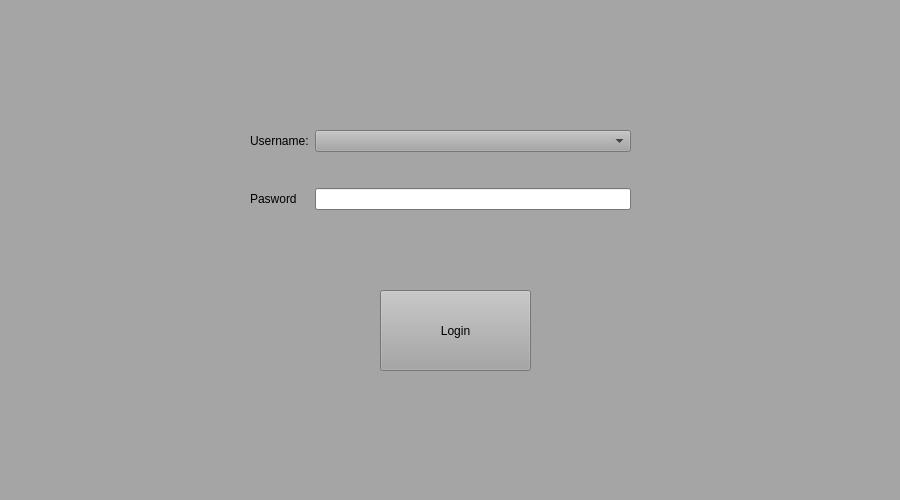
<?xml version="1.0" encoding="UTF-8"?>
<ui version="4.0">
 <class>Login</class>
 <widget class="QWidget" name="Login">
  <property name="windowModality">
   <enum>Qt::NonModal</enum>
  </property>
  <property name="geometry">
   <rect>
    <x>0</x>
    <y>0</y>
    <width>900</width>
    <height>500</height>
   </rect>
  </property>
  <property name="palette">
   <palette>
    <active>
     <colorrole role="WindowText">
      <brush brushstyle="SolidPattern">
       <color alpha="255">
        <red>0</red>
        <green>0</green>
        <blue>0</blue>
       </color>
      </brush>
     </colorrole>
     <colorrole role="Button">
      <brush brushstyle="SolidPattern">
       <color alpha="255">
        <red>165</red>
        <green>165</green>
        <blue>165</blue>
       </color>
      </brush>
     </colorrole>
     <colorrole role="Light">
      <brush brushstyle="SolidPattern">
       <color alpha="255">
        <red>248</red>
        <green>248</green>
        <blue>248</blue>
       </color>
      </brush>
     </colorrole>
     <colorrole role="Midlight">
      <brush brushstyle="SolidPattern">
       <color alpha="255">
        <red>206</red>
        <green>206</green>
        <blue>206</blue>
       </color>
      </brush>
     </colorrole>
     <colorrole role="Dark">
      <brush brushstyle="SolidPattern">
       <color alpha="255">
        <red>82</red>
        <green>82</green>
        <blue>82</blue>
       </color>
      </brush>
     </colorrole>
     <colorrole role="Mid">
      <brush brushstyle="SolidPattern">
       <color alpha="255">
        <red>110</red>
        <green>110</green>
        <blue>110</blue>
       </color>
      </brush>
     </colorrole>
     <colorrole role="Text">
      <brush brushstyle="SolidPattern">
       <color alpha="255">
        <red>0</red>
        <green>0</green>
        <blue>0</blue>
       </color>
      </brush>
     </colorrole>
     <colorrole role="BrightText">
      <brush brushstyle="SolidPattern">
       <color alpha="255">
        <red>255</red>
        <green>255</green>
        <blue>255</blue>
       </color>
      </brush>
     </colorrole>
     <colorrole role="ButtonText">
      <brush brushstyle="SolidPattern">
       <color alpha="255">
        <red>0</red>
        <green>0</green>
        <blue>0</blue>
       </color>
      </brush>
     </colorrole>
     <colorrole role="Base">
      <brush brushstyle="SolidPattern">
       <color alpha="255">
        <red>255</red>
        <green>255</green>
        <blue>255</blue>
       </color>
      </brush>
     </colorrole>
     <colorrole role="Window">
      <brush brushstyle="SolidPattern">
       <color alpha="255">
        <red>165</red>
        <green>165</green>
        <blue>165</blue>
       </color>
      </brush>
     </colorrole>
     <colorrole role="Shadow">
      <brush brushstyle="SolidPattern">
       <color alpha="255">
        <red>0</red>
        <green>0</green>
        <blue>0</blue>
       </color>
      </brush>
     </colorrole>
     <colorrole role="AlternateBase">
      <brush brushstyle="SolidPattern">
       <color alpha="255">
        <red>210</red>
        <green>210</green>
        <blue>210</blue>
       </color>
      </brush>
     </colorrole>
     <colorrole role="ToolTipBase">
      <brush brushstyle="SolidPattern">
       <color alpha="255">
        <red>255</red>
        <green>255</green>
        <blue>220</blue>
       </color>
      </brush>
     </colorrole>
     <colorrole role="ToolTipText">
      <brush brushstyle="SolidPattern">
       <color alpha="255">
        <red>0</red>
        <green>0</green>
        <blue>0</blue>
       </color>
      </brush>
     </colorrole>
    </active>
    <inactive>
     <colorrole role="WindowText">
      <brush brushstyle="SolidPattern">
       <color alpha="255">
        <red>0</red>
        <green>0</green>
        <blue>0</blue>
       </color>
      </brush>
     </colorrole>
     <colorrole role="Button">
      <brush brushstyle="SolidPattern">
       <color alpha="255">
        <red>165</red>
        <green>165</green>
        <blue>165</blue>
       </color>
      </brush>
     </colorrole>
     <colorrole role="Light">
      <brush brushstyle="SolidPattern">
       <color alpha="255">
        <red>248</red>
        <green>248</green>
        <blue>248</blue>
       </color>
      </brush>
     </colorrole>
     <colorrole role="Midlight">
      <brush brushstyle="SolidPattern">
       <color alpha="255">
        <red>206</red>
        <green>206</green>
        <blue>206</blue>
       </color>
      </brush>
     </colorrole>
     <colorrole role="Dark">
      <brush brushstyle="SolidPattern">
       <color alpha="255">
        <red>82</red>
        <green>82</green>
        <blue>82</blue>
       </color>
      </brush>
     </colorrole>
     <colorrole role="Mid">
      <brush brushstyle="SolidPattern">
       <color alpha="255">
        <red>110</red>
        <green>110</green>
        <blue>110</blue>
       </color>
      </brush>
     </colorrole>
     <colorrole role="Text">
      <brush brushstyle="SolidPattern">
       <color alpha="255">
        <red>0</red>
        <green>0</green>
        <blue>0</blue>
       </color>
      </brush>
     </colorrole>
     <colorrole role="BrightText">
      <brush brushstyle="SolidPattern">
       <color alpha="255">
        <red>255</red>
        <green>255</green>
        <blue>255</blue>
       </color>
      </brush>
     </colorrole>
     <colorrole role="ButtonText">
      <brush brushstyle="SolidPattern">
       <color alpha="255">
        <red>0</red>
        <green>0</green>
        <blue>0</blue>
       </color>
      </brush>
     </colorrole>
     <colorrole role="Base">
      <brush brushstyle="SolidPattern">
       <color alpha="255">
        <red>255</red>
        <green>255</green>
        <blue>255</blue>
       </color>
      </brush>
     </colorrole>
     <colorrole role="Window">
      <brush brushstyle="SolidPattern">
       <color alpha="255">
        <red>165</red>
        <green>165</green>
        <blue>165</blue>
       </color>
      </brush>
     </colorrole>
     <colorrole role="Shadow">
      <brush brushstyle="SolidPattern">
       <color alpha="255">
        <red>0</red>
        <green>0</green>
        <blue>0</blue>
       </color>
      </brush>
     </colorrole>
     <colorrole role="AlternateBase">
      <brush brushstyle="SolidPattern">
       <color alpha="255">
        <red>210</red>
        <green>210</green>
        <blue>210</blue>
       </color>
      </brush>
     </colorrole>
     <colorrole role="ToolTipBase">
      <brush brushstyle="SolidPattern">
       <color alpha="255">
        <red>255</red>
        <green>255</green>
        <blue>220</blue>
       </color>
      </brush>
     </colorrole>
     <colorrole role="ToolTipText">
      <brush brushstyle="SolidPattern">
       <color alpha="255">
        <red>0</red>
        <green>0</green>
        <blue>0</blue>
       </color>
      </brush>
     </colorrole>
    </inactive>
    <disabled>
     <colorrole role="WindowText">
      <brush brushstyle="SolidPattern">
       <color alpha="255">
        <red>82</red>
        <green>82</green>
        <blue>82</blue>
       </color>
      </brush>
     </colorrole>
     <colorrole role="Button">
      <brush brushstyle="SolidPattern">
       <color alpha="255">
        <red>165</red>
        <green>165</green>
        <blue>165</blue>
       </color>
      </brush>
     </colorrole>
     <colorrole role="Light">
      <brush brushstyle="SolidPattern">
       <color alpha="255">
        <red>248</red>
        <green>248</green>
        <blue>248</blue>
       </color>
      </brush>
     </colorrole>
     <colorrole role="Midlight">
      <brush brushstyle="SolidPattern">
       <color alpha="255">
        <red>206</red>
        <green>206</green>
        <blue>206</blue>
       </color>
      </brush>
     </colorrole>
     <colorrole role="Dark">
      <brush brushstyle="SolidPattern">
       <color alpha="255">
        <red>82</red>
        <green>82</green>
        <blue>82</blue>
       </color>
      </brush>
     </colorrole>
     <colorrole role="Mid">
      <brush brushstyle="SolidPattern">
       <color alpha="255">
        <red>110</red>
        <green>110</green>
        <blue>110</blue>
       </color>
      </brush>
     </colorrole>
     <colorrole role="Text">
      <brush brushstyle="SolidPattern">
       <color alpha="255">
        <red>82</red>
        <green>82</green>
        <blue>82</blue>
       </color>
      </brush>
     </colorrole>
     <colorrole role="BrightText">
      <brush brushstyle="SolidPattern">
       <color alpha="255">
        <red>255</red>
        <green>255</green>
        <blue>255</blue>
       </color>
      </brush>
     </colorrole>
     <colorrole role="ButtonText">
      <brush brushstyle="SolidPattern">
       <color alpha="255">
        <red>82</red>
        <green>82</green>
        <blue>82</blue>
       </color>
      </brush>
     </colorrole>
     <colorrole role="Base">
      <brush brushstyle="SolidPattern">
       <color alpha="255">
        <red>165</red>
        <green>165</green>
        <blue>165</blue>
       </color>
      </brush>
     </colorrole>
     <colorrole role="Window">
      <brush brushstyle="SolidPattern">
       <color alpha="255">
        <red>165</red>
        <green>165</green>
        <blue>165</blue>
       </color>
      </brush>
     </colorrole>
     <colorrole role="Shadow">
      <brush brushstyle="SolidPattern">
       <color alpha="255">
        <red>0</red>
        <green>0</green>
        <blue>0</blue>
       </color>
      </brush>
     </colorrole>
     <colorrole role="AlternateBase">
      <brush brushstyle="SolidPattern">
       <color alpha="255">
        <red>165</red>
        <green>165</green>
        <blue>165</blue>
       </color>
      </brush>
     </colorrole>
     <colorrole role="ToolTipBase">
      <brush brushstyle="SolidPattern">
       <color alpha="255">
        <red>255</red>
        <green>255</green>
        <blue>220</blue>
       </color>
      </brush>
     </colorrole>
     <colorrole role="ToolTipText">
      <brush brushstyle="SolidPattern">
       <color alpha="255">
        <red>0</red>
        <green>0</green>
        <blue>0</blue>
       </color>
      </brush>
     </colorrole>
    </disabled>
   </palette>
  </property>
  <property name="windowTitle">
   <string>Form</string>
  </property>
  <widget class="QPushButton" name="pushButton">
   <property name="geometry">
    <rect>
     <x>380</x>
     <y>290</y>
     <width>151</width>
     <height>81</height>
    </rect>
   </property>
   <property name="text">
    <string>Login</string>
   </property>
  </widget>
  <widget class="QWidget" name="layoutWidget">
   <property name="geometry">
    <rect>
     <x>250</x>
     <y>100</y>
     <width>381</width>
     <height>141</height>
    </rect>
   </property>
   <layout class="QGridLayout" name="gridLayout">
    <item row="0" column="0">
     <widget class="QLabel" name="label">
      <property name="text">
       <string>Username:</string>
      </property>
     </widget>
    </item>
    <item row="1" column="0">
     <widget class="QLabel" name="label_2">
      <property name="text">
       <string>Pasword</string>
      </property>
     </widget>
    </item>
    <item row="1" column="1">
     <widget class="QLineEdit" name="lineEdit">
      <property name="echoMode">
       <enum>QLineEdit::Password</enum>
      </property>
     </widget>
    </item>
    <item row="0" column="1">
     <widget class="QComboBox" name="comboBox"/>
    </item>
   </layout>
  </widget>
  <widget class="QLabel" name="label_Connected">
   <property name="geometry">
    <rect>
     <x>620</x>
     <y>30</y>
     <width>131</width>
     <height>41</height>
    </rect>
   </property>
   <property name="text">
    <string/>
   </property>
  </widget>
  <zorder>pushButton</zorder>
  <zorder>layoutWidget</zorder>
  <zorder>label_Connected</zorder>
  <zorder>comboBox</zorder>
 </widget>
 <resources/>
 <connections/>
</ui>
